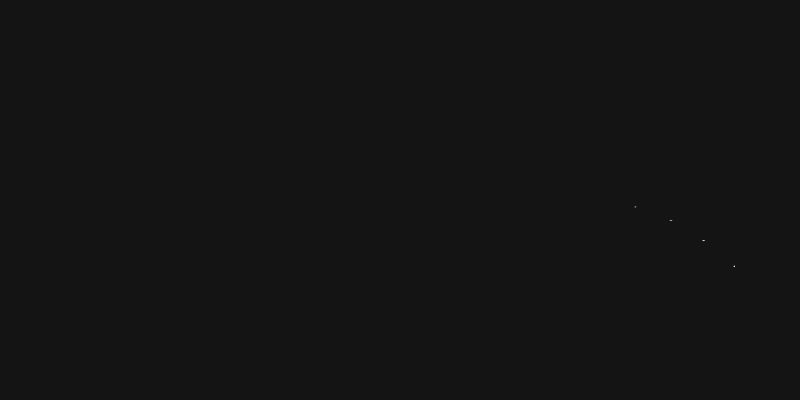
Frame 1 (no input)
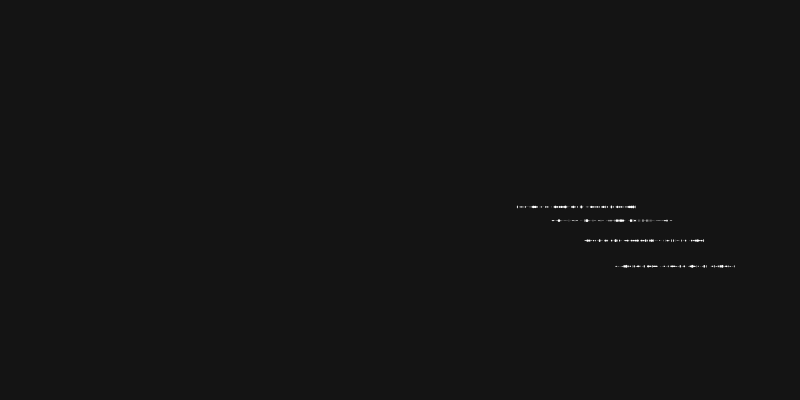
Frame 60 (the mouse pressed at the canvas centre just before this capture)
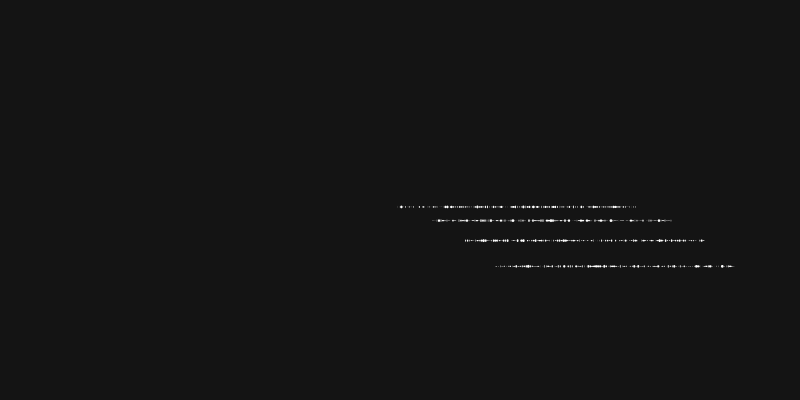
Frame 120 (the mouse held since frame 60 and released just before this capture)

The Processing sketch that drew these frames (run headless with seeded random() and noise(); from frame 60 on, the mouse is pressed at the canvas centre):

// Processing sketch: processing_68797
// ── processing_68797.pde

float a1=10;
float a2=20;
float a3=30;
float a4=40;
int c=0;
float[] a = {
  10, 10, 10, 10
};

boolean vis=false;

boolean[] upKey = {
  false, false, false, false
};
boolean[] downKey = {
  false, false, false, false
};

ArrayList joints;
void setup() {
  joints = new ArrayList();
  background(20);
  size(800, 400);
}


void draw() {
  println("\n======\n");
  for (int i=0;i<4;i++) {
    print(upKey[i]+"\t");
  }
  println("\n");
  for (int i=0;i<4;i++) {
    print(downKey[i]+"\t");
  }
  println("\n======\n");

  for (int i=0;i<4;i++) {
    if (upKey[i]) {
      a[i]++;
    }
  }
  for (int i=0;i<4;i++) {
    if (downKey[i]) {
      a[i]--;
    }
  }


  background(20);
  pushMatrix();
  translate( (width/4)*3, (height/2));

  int memebrLen = 40;
  for (int i=0;i<4;i++) {
    fill(255);
    rotate(radians(a[i]));
    if (vis) {
      rect(0, -1, memebrLen, 2);
    }
    translate(memebrLen, 0);
  }

  Loc jt1 = new Loc((width/4)*3+cos(radians(a[0]))*memebrLen, 
  height/2+sin(radians(a[0]))*memebrLen);

  Loc jt2 = new Loc(jt1.getX()+cos(radians(a[1]+a[0]))*memebrLen, 
  jt1.getY()+sin(radians(a[1]+a[0]))*memebrLen);

  Loc jt3 = new Loc(jt2.getX()+cos(radians(a[2]+a[1]+a[0]))*memebrLen, 
  jt2.getY()+sin(radians(a[2]+a[1]+a[0]))*memebrLen);

  Loc jt4 = new Loc(jt3.getX()+cos(radians(a[3]+a[2]+a[1]+a[0]))*memebrLen, 
  jt3.getY()+sin(radians(a[3]+a[2]+a[1]+a[0]))*memebrLen);


  joints.add( jt1);
  joints.add( jt2);
  joints.add( jt3);
  joints.add( jt4);
  popMatrix();


  int ptr=0;
  
  for (int i=0;i<joints.size()/4;i++) {

    for (int jt=0;jt<4;jt++) {
      Loc temp = (Loc) joints.get(ptr++);
      noStroke();

      ellipse(temp.getX(), temp.getY(), random(3), random(3));
    }
  }
  
}

void keyPressed() {
  if(key == 'v'){
    vis=true;
  }
  if (key == ' ') {
    joints = new ArrayList();
  }
  if (key == 'q') {
    upKey[0] = true;
  }
  if (key == 'a') {
    downKey[0] = true;
  }

  if (key == 'w') {
    upKey[1] = true;
  }
  if (key == 's') {
    downKey[1] = true;
  }


  if (key == 'e') {
    upKey[2] = true;
  }
  if (key == 'd') {
    downKey[2] = true;
  }

  if (key == 'r') {
    upKey[3] = true;
  }
  if (key == 'f') {
    downKey[3] = true;
  }
}

void keyReleased() {
  if(key == 'v'){
    vis=false;
  }
  if (key =='q') {
    upKey[0] = false;
  }
  if (key == 'a') {
    downKey[0] = false;
  }
  if (key == 'w') {
    upKey[1] = false;
  }
  if (key == 's') {
    downKey[1] = false;
  }

  if (key == 'e') {
    upKey[2] = false;
  }
  if (key == 'd') {
    downKey[2] = false;
  }

  if (key == 'r') {
    upKey[3] = false;
  }
  if (key == 'f') {
    downKey[3] = false;
  }
}

class Loc {
  float x=0;
  float y=0;
  Loc(float x, float y) {
    this.x=x;
    this.y=y;
  }
  float getX() {

    return x-=2;
  }
  float getY() {
    return y;
  }
}
